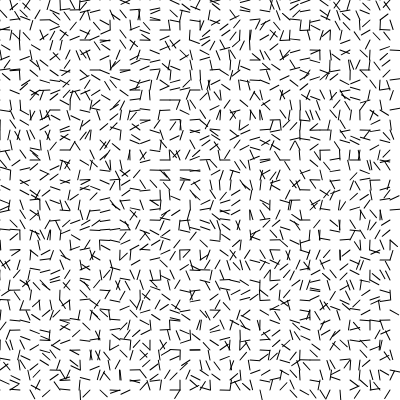
Frame 1 (no input)
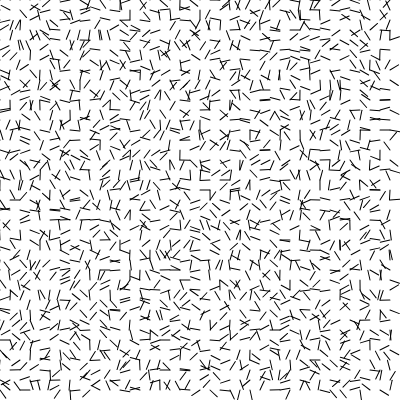
Frame 60 (no input)
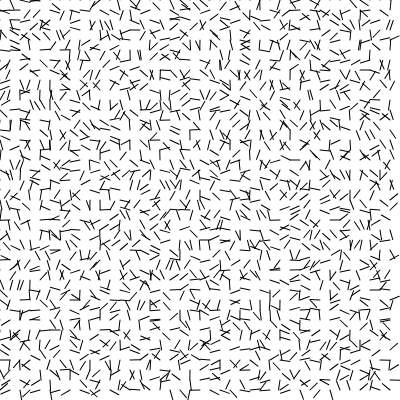
Frame 120 (the mouse pressed at the canvas centre since frame 60)

The p5.js sketch that drew these frames (run headless with seeded random() and noise() and a simulated clock; from frame 60 on, the mouse is pressed at the canvas centre):

// p5.js sketch
// ── sketch.js
var inc =0.1
var scl =10
var cols, rows

var fr

function setup() {
  createCanvas(400, 400);
  cols = floor(width/scl)
  rows = floor(height/scl)
  
  fr = createP('')
  
}

function draw() {
  background(255)
  var yoff = 0

  for(var y=0; y< rows; y++){
    var xoff = 0
    for(var x=0; x<cols; x++){
       var index = (x + y *width) * 4
       var r = noise(xoff, yoff) * 255
       var v = p5.Vector.fromAngle(random(TWO_PI))
       xoff += inc
       stroke(0)
       push()
      translate(x *scl, y*scl)
      rotate(v.heading())
      line(0,0,scl,0)
       // fill(r)
       // rect(x * scl, y * scl, scl, scl)
      pop()
    }
    yoff += inc
  }
  fr.html(floor(frameRate()))
}
